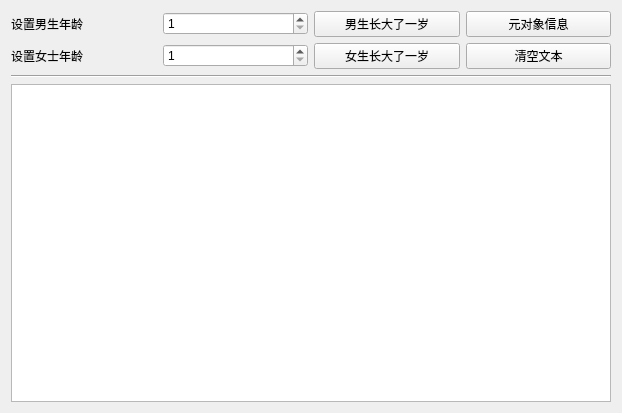
<?xml version="1.0" encoding="UTF-8"?>
<!--
  - Copyright (c) 2024. aaron.
  -
  - This program is under the GPL-3.0 license.
  - if you have not received it or the program has a bug, please let me know:
  - <communicate_aaron@outlook.com>.
  -->

<ui version="4.0">
    <class>Widget</class>
    <widget class="QWidget" name="Widget">
        <property name="geometry">
            <rect>
                <x>0</x>
                <y>0</y>
                <width>622</width>
                <height>413</height>
            </rect>
        </property>
        <property name="windowTitle">
            <string>元对象系统功能示例</string>
        </property>
        <layout class="QVBoxLayout" name="verticalLayout">
            <item>
                <layout class="QGridLayout" name="gridLayout">
                    <item row="0" column="2">
                        <widget class="QPushButton" name="pushbutton_boy_grow_up">
                            <property name="text">
                                <string>男生长大了一岁</string>
                            </property>
                        </widget>
                    </item>
                    <item row="1" column="1">
                        <widget class="QSpinBox" name="spinbox_girl">
                            <property name="minimum">
                                <number>1</number>
                            </property>
                            <property name="maximum">
                                <number>120</number>
                            </property>
                        </widget>
                    </item>
                    <item row="0" column="1">
                        <widget class="QSpinBox" name="spinbox_boy">
                            <property name="minimum">
                                <number>1</number>
                            </property>
                            <property name="maximum">
                                <number>120</number>
                            </property>
                        </widget>
                    </item>
                    <item row="0" column="3">
                        <widget class="QPushButton" name="pushbutton_display_metainfo">
                            <property name="text">
                                <string>元对象信息</string>
                            </property>
                        </widget>
                    </item>
                    <item row="1" column="2">
                        <widget class="QPushButton" name="pushbutton_girl_grow_up">
                            <property name="text">
                                <string>女生长大了一岁</string>
                            </property>
                        </widget>
                    </item>
                    <item row="0" column="0">
                        <widget class="QLabel" name="label_boy">
                            <property name="text">
                                <string>设置男生年龄</string>
                            </property>
                        </widget>
                    </item>
                    <item row="1" column="0">
                        <widget class="QLabel" name="label_girl">
                            <property name="text">
                                <string>设置女士年龄</string>
                            </property>
                        </widget>
                    </item>
                    <item row="1" column="3">
                        <widget class="QPushButton" name="pushbutton_clean">
                            <property name="text">
                                <string>清空文本</string>
                            </property>
                        </widget>
                    </item>
                </layout>
            </item>
            <item>
                <widget class="Line" name="line">
                    <property name="orientation">
                        <enum>Qt::Orientation::Horizontal</enum>
                    </property>
                </widget>
            </item>
            <item>
                <widget class="QPlainTextEdit" name="plaintext_edit"/>
            </item>
        </layout>
    </widget>
    <resources/>
    <connections/>
</ui>
